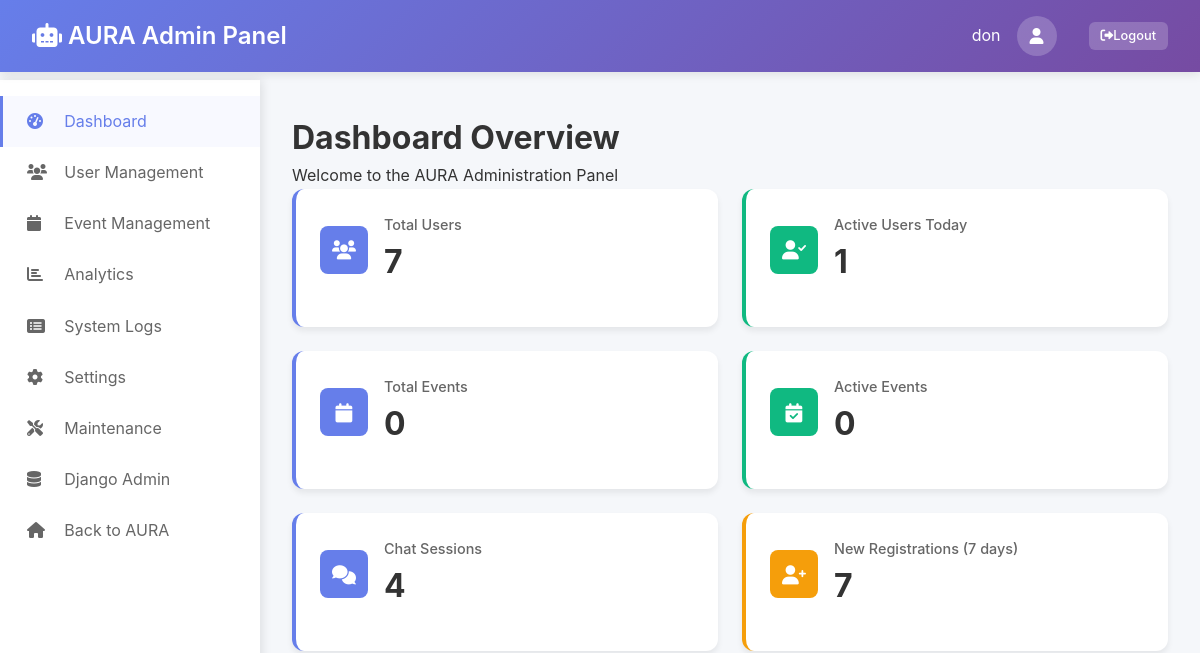
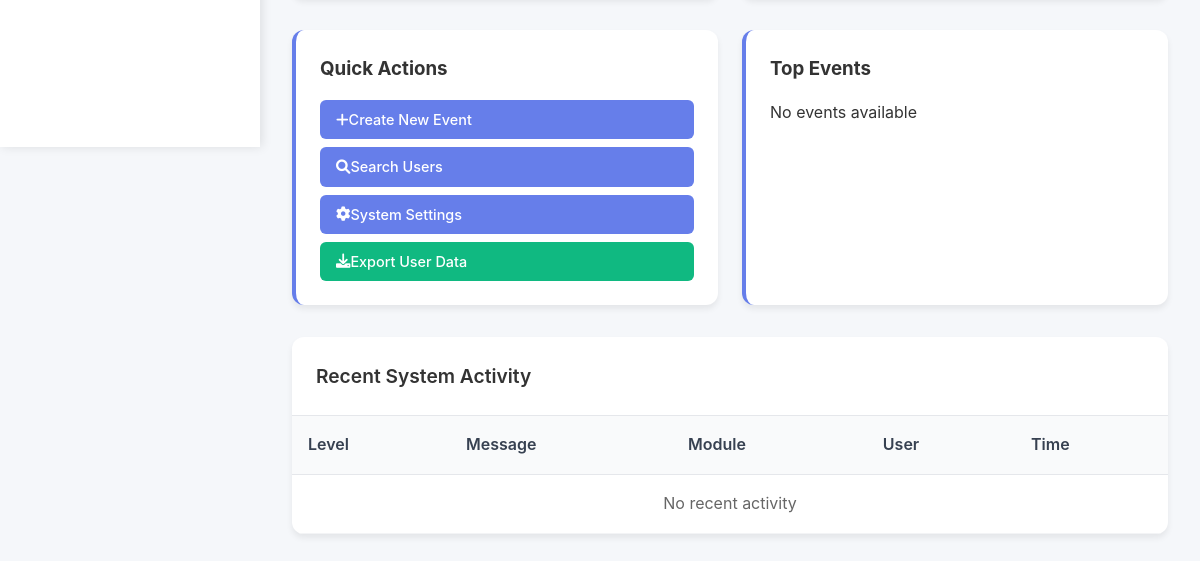
The page /admin-panel/ (signed in) on the database as committed earlier (2 pictures, top to bottom).
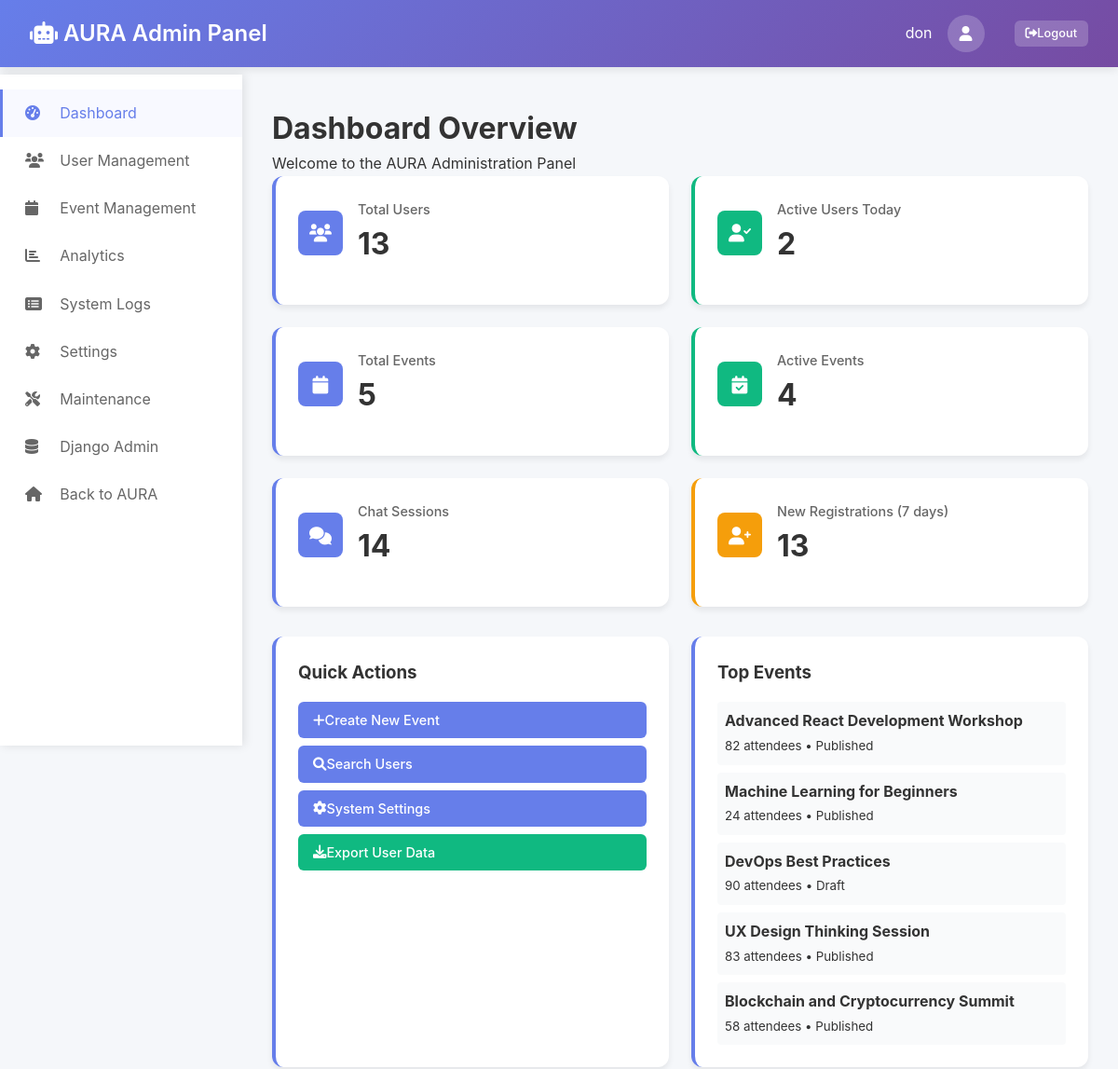
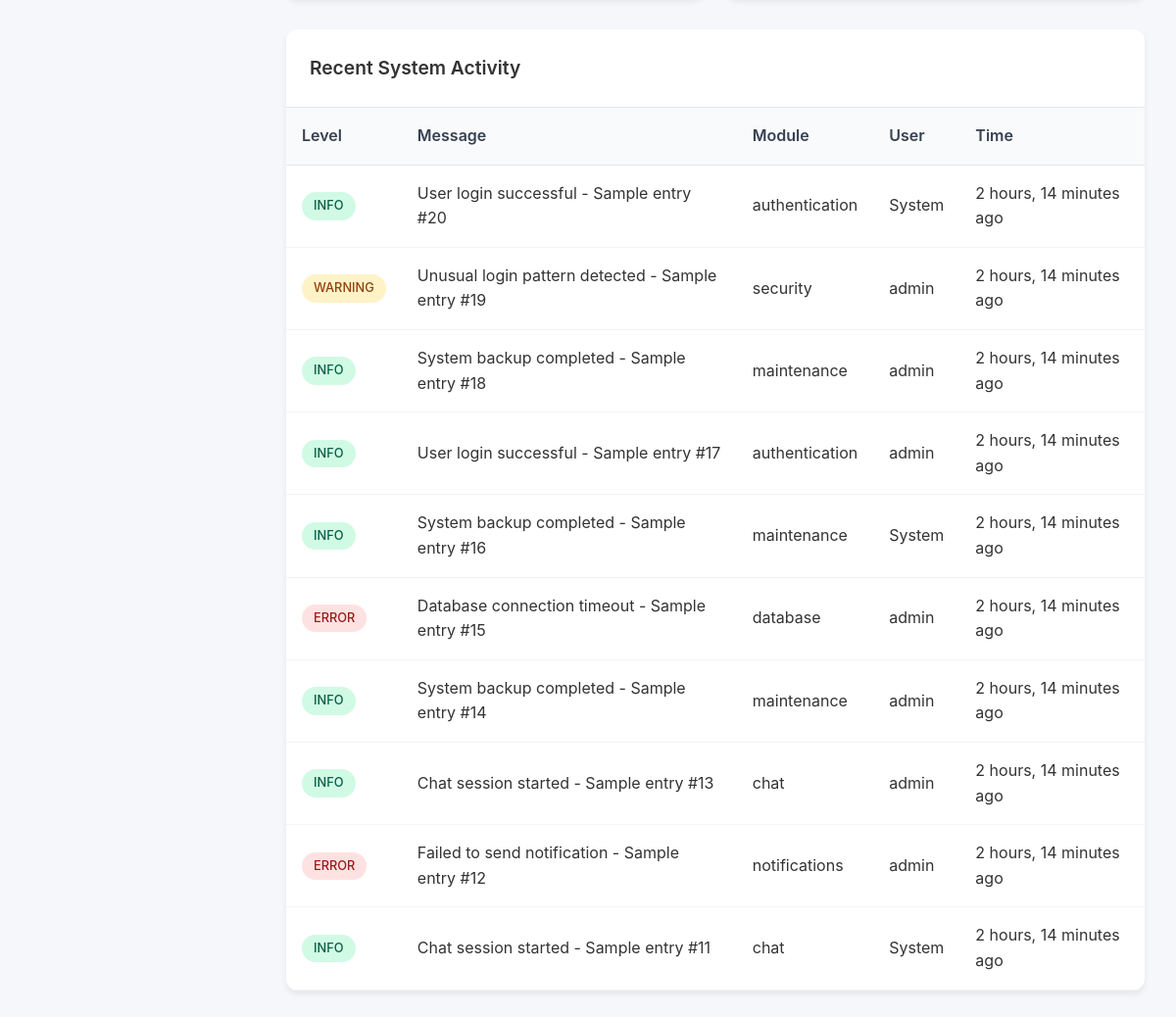
The same page on the database as committed later (2 pictures, top to bottom).
### admin_panel/models.py (models this page shows, shortened)
class EventManagement(models.Model):
    STATUS_CHOICES = [
        ('draft', 'Draft'),
        ('published', 'Published'),
        ('cancelled', 'Cancelled'),
        ('completed', 'Completed'),
    ]
    PRIORITY_CHOICES = [
        ('low', 'Low'),
        ('medium', 'Medium'),
        ('high', 'High'),
        ('critical', 'Critical'),
    ]
    title = models.CharField(max_length=255)
    description = models.TextField()
    start_datetime = models.DateTimeField()
    end_datetime = models.DateTimeField()
    location = models.CharField(max_length=255, blank=True)
    virtual_link = models.URLField(blank=True)
    max_attendees = models.PositiveIntegerField(null=True, blank=True)
    current_attendees = models.PositiveIntegerField(default=0)
    status = models.CharField(max_length=20, choices=STATUS_CHOICES, default='draft')
    priority = models.CharField(max_length=20, choices=PRIORITY_CHOICES, default='medium')
    tags = models.TextField(help_text="Comma-separated tags", blank=True)
    external_url = models.URLField(blank=True)
    created_by = models.ForeignKey(User, on_delete=models.CASCADE)
    created_at = models.DateTimeField(auto_now_add=True)
    updated_at = models.DateTimeField(auto_now=True)
    class Meta:
        ordering = ['-created_at']
        verbose_name = "Event"
        verbose_name_plural = "Event Management"

class SystemLogs(models.Model):
    LOG_LEVELS = [
        ('DEBUG', 'Debug'),
        ('INFO', 'Info'),
        ('WARNING', 'Warning'),
        ('ERROR', 'Error'),
        ('CRITICAL', 'Critical'),
    ]
    level = models.CharField(max_length=10, choices=LOG_LEVELS)
    message = models.TextField()
    module = models.CharField(max_length=100)
    user = models.ForeignKey(User, on_delete=models.SET_NULL, null=True, blank=True)
    ip_address = models.GenericIPAddressField(null=True, blank=True)
    user_agent = models.TextField(blank=True)
    metadata = models.JSONField(default=dict, blank=True)
    timestamp = models.DateTimeField(auto_now_add=True)
    class Meta:
        ordering = ['-timestamp']
        verbose_name = "System Log"
        verbose_name_plural = "System Logs"

### admin_panel/views.py (the view)
# urls.py: path('', views.admin_dashboard, name='dashboard'),
@login_required
@user_passes_test(is_admin_user)
def admin_dashboard(request):
    try:
        admin_profile = AdminProfile.objects.get(user=request.user)
        admin_profile.update_last_login()
    except AdminProfile.DoesNotExist:
        admin_profile = None
    total_users = User.objects.count()
    active_users_today = User.objects.filter(last_login__date=timezone.now().date()).count()
    total_events = EventManagement.objects.count()
    active_events = EventManagement.objects.filter(status='published').count()
    total_chat_sessions = ChatSession.objects.count()
    active_sessions = ChatSession.objects.filter(is_active=True).count()
    recent_logs = SystemLogs.objects.all()[:10]
    recent_registrations = User.objects.filter(date_joined__gte=timezone.now() - timedelta(days=7)).count()
    maintenance_mode = MaintenanceMode.objects.filter(is_active=True).first()
    top_events = EventManagement.objects.annotate(
        interaction_count=Count('id')
    ).order_by('-interaction_count')[:5]
    context = {
        'admin_profile': admin_profile,
        'metrics': {
            'total_users': total_users,
            'active_users_today': active_users_today,
            'total_events': total_events,
            'active_events': active_events,
            'total_chat_sessions': total_chat_sessions,
            'active_sessions': active_sessions,
            'recent_registrations': recent_registrations,
        },
        'recent_logs': recent_logs,
        'maintenance_mode': maintenance_mode,
        'top_events': top_events,
    }
    return render(request, 'admin_panel/dashboard.html', context)

### admin_panel/views.py (called while the page is built)
def is_admin_user(user):
    try:
        admin_profile = AdminProfile.objects.get(user=user)
        return admin_profile.is_active_admin
    except AdminProfile.DoesNotExist:
        return user.is_staff or user.is_superuser

### templates/admin_panel/dashboard.html (shortened to what this page needs)
{% extends 'admin_panel/base.html' %}
{% block content %}
<div class="page-header">
    <h1>Dashboard Overview</h1>
    <p>Welcome to the AURA Administration Panel</p>
</div>
<div class="dashboard-grid">
    <div class="dashboard-card">
        <div class="card-header">
            <div class="card-icon primary">
                <i class="fas fa-users"></i>
            </div>
            <div>
                <div class="card-title">Total Users</div>
                <div class="card-value">{{ metrics.total_users }}</div>
            </div>
        </div>
    </div>
    <div class="dashboard-card success">
        <div class="card-header">
            <div class="card-icon success">
                <i class="fas fa-user-check"></i>
            </div>
            <div>
                <div class="card-title">Active Users Today</div>
                <div class="card-value">{{ metrics.active_users_today }}</div>
            </div>
        </div>
    </div>
    <div class="dashboard-card">
        <div class="card-header">
            <div class="card-icon primary">
                <i class="fas fa-calendar"></i>
            </div>
            <div>
                <div class="card-title">Total Events</div>
                <div class="card-value">{{ metrics.total_events }}</div>
            </div>
        </div>
    </div>
    <div class="dashboard-card success">
        <div class="card-header">
            <div class="card-icon success">
                <i class="fas fa-calendar-check"></i>
            </div>
            <div>
                <div class="card-title">Active Events</div>
                <div class="card-value">{{ metrics.active_events }}</div>
            </div>
        </div>
    </div>
    <div class="dashboard-card">
        <div class="card-header">
            <div class="card-icon primary">
                <i class="fas fa-comments"></i>
            </div>
            <div>
                <div class="card-title">Chat Sessions</div>
                <div class="card-value">{{ metrics.total_chat_sessions }}</div>
            </div>
        </div>
    </div>
    <div class="dashboard-card warning">
        <div class="card-header">
            <div class="card-icon warning">
                <i class="fas fa-user-plus"></i>
            </div>
            <div>
                <div class="card-title">New Registrations (7 days)</div>
                <div class="card-value">{{ metrics.recent_registrations }}</div>
            </div>
        </div>
    </div>
</div>
<div class="dashboard-grid" style="grid-template-columns: 1fr 1fr;">
    <div class="dashboard-card">
        <h3 style="margin-bottom: 1rem;">Quick Actions</h3>
        <div style="display: flex; flex-direction: column; gap: 0.5rem;">
            <a href="{% url 'admin_panel:event_management' %}" class="btn btn-primary">
                <i class="fas fa-plus"></i> Create New Event
            </a>
            <a href="{% url 'admin_panel:user_management' %}" class="btn btn-primary">
                <i class="fas fa-search"></i> Search Users
            </a>
            <a href="{% url 'admin_panel:system_settings' %}" class="btn btn-primary">
                <i class="fas fa-cog"></i> System Settings
            </a>
            <a href="{% url 'admin_panel:export_data' %}?type=users" class="btn btn-success">
                <i class="fas fa-download"></i> Export User Data
            </a>
        </div>
    </div>
    <div class="dashboard-card">
        <h3 style="margin-bottom: 1rem;">Top Events</h3>
        {% if top_events %}
            <div style="display: flex; flex-direction: column; gap: 0.5rem;">
                {% for event in top_events %}
                <div style="padding: 0.5rem; background: #f9fafb; border-radius: 4px;">
                    <strong>{{ event.title }}</strong>
                    <br>
                    <small>{{ event.current_attendees }} attendees • {{ event.get_status_display }}</small>
                </div>
                {% endfor %}
            </div>
        {% else %}
            <p>No events available</p>
        {% endif %}
    </div>
</div>
<div class="table-container">
    <div class="table-header">
        <h3 class="table-title">Recent System Activity</h3>
    </div>
    <table class="table">
        <thead>
            <tr>
                <th>Level</th>
                <th>Message</th>
                <th>Module</th>
                <th>User</th>
                <th>Time</th>
            </tr>
        </thead>
        <tbody>
            {% for log in recent_logs %}
            <tr>
                <td>
                    <span class="badge {% if log.level == 'ERROR' or log.level == 'CRITICAL' %}inactive{% elif log.level == 'WARNING' %}warning{% else %}active{% endif %}">
                        {{ log.level }}
                    </span>
                </td>
                <td>{{ log.message|truncatechars:80 }}</td>
                <td>{{ log.module }}</td>
                <td>{{ log.user.username|default:"System" }}</td>
                <td>{{ log.timestamp|timesince }} ago</td>
            </tr>
            {% empty %}
            <tr>
                <td colspan="5" style="text-align: center; color: #666;">No recent activity</td>
            </tr>
            {% endfor %}
        </tbody>
    </table>
</div>
{% endblock %}

### templates/admin_panel/base.html (shortened to what this page needs)
<!DOCTYPE html>
<html lang="en">
<head>
    <link href="https://cdnjs.cloudflare.com/ajax/libs/font-awesome/6.0.0/css/all.min.css" rel="stylesheet">
</head>
<body>
    <header class="admin-header">
        <div class="header-content">
            <div class="logo">
                <i class="fas fa-robot"></i> AURA Admin Panel
            </div>
            <div class="user-info">
                <span>{{ user.get_full_name|default:user.username }}</span>
                <div class="user-avatar">
                    <i class="fas fa-user"></i>
                </div>
                <a href="{% url 'admin_panel:logout' %}" class="btn btn-sm" style="background: rgba(255,255,255,0.2); color: white; margin-left: 1rem;">
                    <i class="fas fa-sign-out-alt"></i> Logout
                </a>
            </div>
        </div>
    </header>
    <nav class="sidebar">
        <div class="sidebar-nav">
            <a href="{% url 'admin_panel:dashboard' %}" class="nav-item {% if request.resolver_match.url_name == 'dashboard' %}active{% endif %}">
                <i class="fas fa-tachometer-alt"></i>
                Dashboard
            </a>
            <a href="{% url 'admin_panel:user_management' %}" class="nav-item {% if request.resolver_match.url_name == 'user_management' %}active{% endif %}">
                <i class="fas fa-users"></i>
                User Management
            </a>
            <a href="{% url 'admin_panel:event_management' %}" class="nav-item {% if request.resolver_match.url_name == 'event_management' %}active{% endif %}">
                <i class="fas fa-calendar"></i>
                Event Management
            </a>
            <a href="{% url 'admin_panel:analytics' %}" class="nav-item {% if request.resolver_match.url_name == 'analytics' %}active{% endif %}">
                <i class="fas fa-chart-bar"></i>
                Analytics
            </a>
            <a href="{% url 'admin_panel:system_logs' %}" class="nav-item {% if request.resolver_match.url_name == 'system_logs' %}active{% endif %}">
                <i class="fas fa-list-alt"></i>
                System Logs
            </a>
            <a href="{% url 'admin_panel:system_settings' %}" class="nav-item {% if request.resolver_match.url_name == 'system_settings' %}active{% endif %}">
                <i class="fas fa-cog"></i>
                Settings
            </a>
            <a href="{% url 'admin_panel:maintenance_mode' %}" class="nav-item {% if request.resolver_match.url_name == 'maintenance_mode' %}active{% endif %}">
                <i class="fas fa-tools"></i>
                Maintenance
            </a>
            <a href="/admin/" class="nav-item">
                <i class="fas fa-database"></i>
                Django Admin
            </a>
            <a href="/" class="nav-item">
                <i class="fas fa-home"></i>
                Back to AURA
            </a>
        </div>
    </nav>
    <main class="main-content">
        {% block content %}{% endblock %}
    </main>
</body>
</html>

### templates/admin_panel/base.html (style rules this page uses)
* { margin: 0; padding: 0; box-sizing: border-box; }
body { font-family: -apple-system, BlinkMacSystemFont, 'Segoe UI', Roboto, sans-serif; background: #f5f7fa; color: #333; line-height: 1.6; }
.admin-header { background: linear-gradient(135deg, #667eea 0%, #764ba2 100%); color: white; padding: 1rem 2rem; box-shadow: 0 2px 10px rgba(0,0,0,0.1); position: fixed; top: 0; left: 0; right: 0; z-index: 1000; }
.header-content { display: flex; justify-content: space-between; align-items: center; max-width: 1400px; margin: 0 auto; }
.logo { font-size: 1.5rem; font-weight: 600; }
.user-info { display: flex; align-items: center; gap: 1rem; }
.user-info .user-avatar { width: 40px; height: 40px; border-radius: 50%; background: rgba(255,255,255,0.2); display: flex; align-items: center; justify-content: center; }
.sidebar { position: fixed; left: 0; top: 80px; width: 260px; height: calc(100vh - 80px); background: white; box-shadow: 2px 0 10px rgba(0,0,0,0.1); overflow-y: auto; z-index: 900; }
.sidebar-nav { padding: 1rem 0; }
.nav-item { display: block; padding: 0.8rem 1.5rem; color: #666; text-decoration: none; border-left: 3px solid transparent; transition: all 0.3s ease; }
.nav-item:hover, .nav-item.active { color: #667eea; background: #f8f9ff; border-left-color: #667eea; }
.nav-item i { margin-right: 0.8rem; width: 20px; }
.main-content { margin-left: 260px; margin-top: 80px; padding: 2rem; min-height: calc(100vh - 80px); }
.dashboard-grid { display: grid; grid-template-columns: repeat(auto-fit, minmax(280px, 1fr)); gap: 1.5rem; margin-bottom: 2rem; }
.dashboard-card { background: white; border-radius: 12px; padding: 1.5rem; box-shadow: 0 4px 6px rgba(0,0,0,0.07); border-left: 4px solid #667eea; }
.dashboard-card.warning { border-left-color: #f59e0b; }
.dashboard-card.success { border-left-color: #10b981; }
.card-header { display: flex; align-items: center; margin-bottom: 1rem; }
.card-icon { width: 48px; height: 48px; border-radius: 8px; display: flex; align-items: center; justify-content: center; margin-right: 1rem; font-size: 1.2rem; color: white; }
.card-icon.primary { background: #667eea; }
.card-icon.warning { background: #f59e0b; }
.card-icon.success { background: #10b981; }
.card-title { font-size: 0.9rem; color: #666; font-weight: 500; }
.card-value { font-size: 2rem; font-weight: 700; color: #333; }
.table-container { background: white; border-radius: 12px; box-shadow: 0 4px 6px rgba(0,0,0,0.07); overflow: hidden; margin-bottom: 2rem; }
.table-header { padding: 1.5rem; border-bottom: 1px solid #e5e7eb; }
.table-title { font-size: 1.2rem; font-weight: 600; color: #333; }
.table { width: 100%; border-collapse: collapse; }
.table th { background: #f9fafb; padding: 1rem; text-align: left; font-weight: 600; color: #374151; border-bottom: 1px solid #e5e7eb; }
.table td { padding: 1rem; border-bottom: 1px solid #f3f4f6; }
.btn { display: inline-flex; align-items: center; padding: 0.5rem 1rem; border: none; border-radius: 6px; font-size: 0.9rem; font-weight: 500; text-decoration: none; cursor: pointer; transition: all 0.3s ease; }
.btn-primary { background: #667eea; color: white; }
.btn-success { background: #10b981; color: white; }
.btn-sm { padding: 0.25rem 0.75rem; font-size: 0.8rem; }
.badge { display: inline-flex; align-items: center; padding: 0.25rem 0.75rem; border-radius: 20px; font-size: 0.8rem; font-weight: 500; }
.badge.active { background: #d1fae5; color: #065f46; }
.badge.inactive { background: #fee2e2; color: #991b1b; }
.badge.warning { background: #fef3c7; color: #92400e; }

Rows that differ between the two databases and show on the page:
added EventManagement: title "Advanced React Development Workshop", current_attendees "82", status "Published"
added EventManagement: title "Machine Learning for Beginners", current_attendees "24", status "Published"
added EventManagement: title "DevOps Best Practices", current_attendees "90", status "Draft"
added EventManagement: title "UX Design Thinking Session", current_attendees "83", status "Published"
added EventManagement: title "Blockchain and Cryptocurrency Summit", current_attendees "58", status "Published"
added SystemLogs: level "INFO", message "User login successful - Sample entry #20", module "authentication", user.username "System", timestamp "2 hours, 14 minutes"
added SystemLogs: level "WARNING", message "Unusual login pattern detected - Sample entry #19", module "security", user.username "admin", timestamp "2 hours, 14 minutes"
added SystemLogs: level "INFO", message "System backup completed - Sample entry #18", module "maintenance", user.username "admin", timestamp "2 hours, 14 minutes"
added SystemLogs: level "INFO", message "User login successful - Sample entry #17", module "authentication", user.username "admin", timestamp "2 hours, 14 minutes"
added SystemLogs: level "INFO", message "System backup completed - Sample entry #16", module "maintenance", user.username "System", timestamp "2 hours, 14 minutes"
added SystemLogs: level "ERROR", message "Database connection timeout - Sample entry #15", module "database", user.username "admin", timestamp "2 hours, 14 minutes"
added SystemLogs: level "INFO", message "System backup completed - Sample entry #14", module "maintenance", user.username "admin", timestamp "2 hours, 14 minutes"
added SystemLogs: level "INFO", message "Chat session started - Sample entry #13", module "chat", user.username "admin", timestamp "2 hours, 14 minutes"
added SystemLogs: level "ERROR", message "Failed to send notification - Sample entry #12", module "notifications", user.username "admin", timestamp "2 hours, 14 minutes"
added SystemLogs: level "INFO", message "Chat session started - Sample entry #11", module "chat", user.username "System", timestamp "2 hours, 14 minutes"
Other text that changed with them:
{{ metrics.total_users }}: "7" → "13"
{{ metrics.active_users_today }}: "1" → "2"
{{ metrics.total_events }}: "0" → "5"
{{ metrics.active_events }}: "0" → "4"
{{ metrics.total_chat_sessions }}: "4" → "14"
{{ metrics.recent_registrations }}: "7" → "13"
text no longer shown: "No events available No recent activity"
